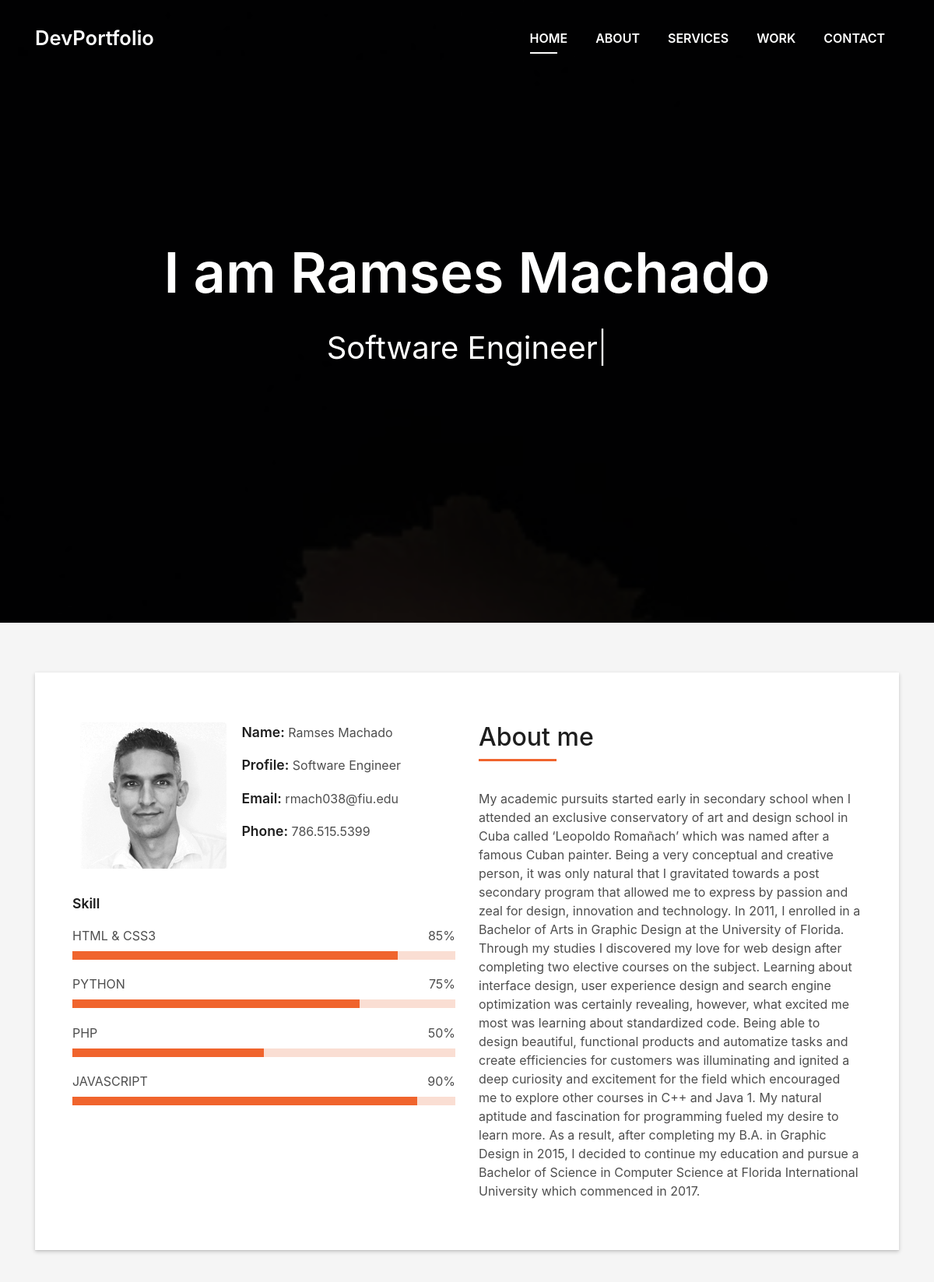
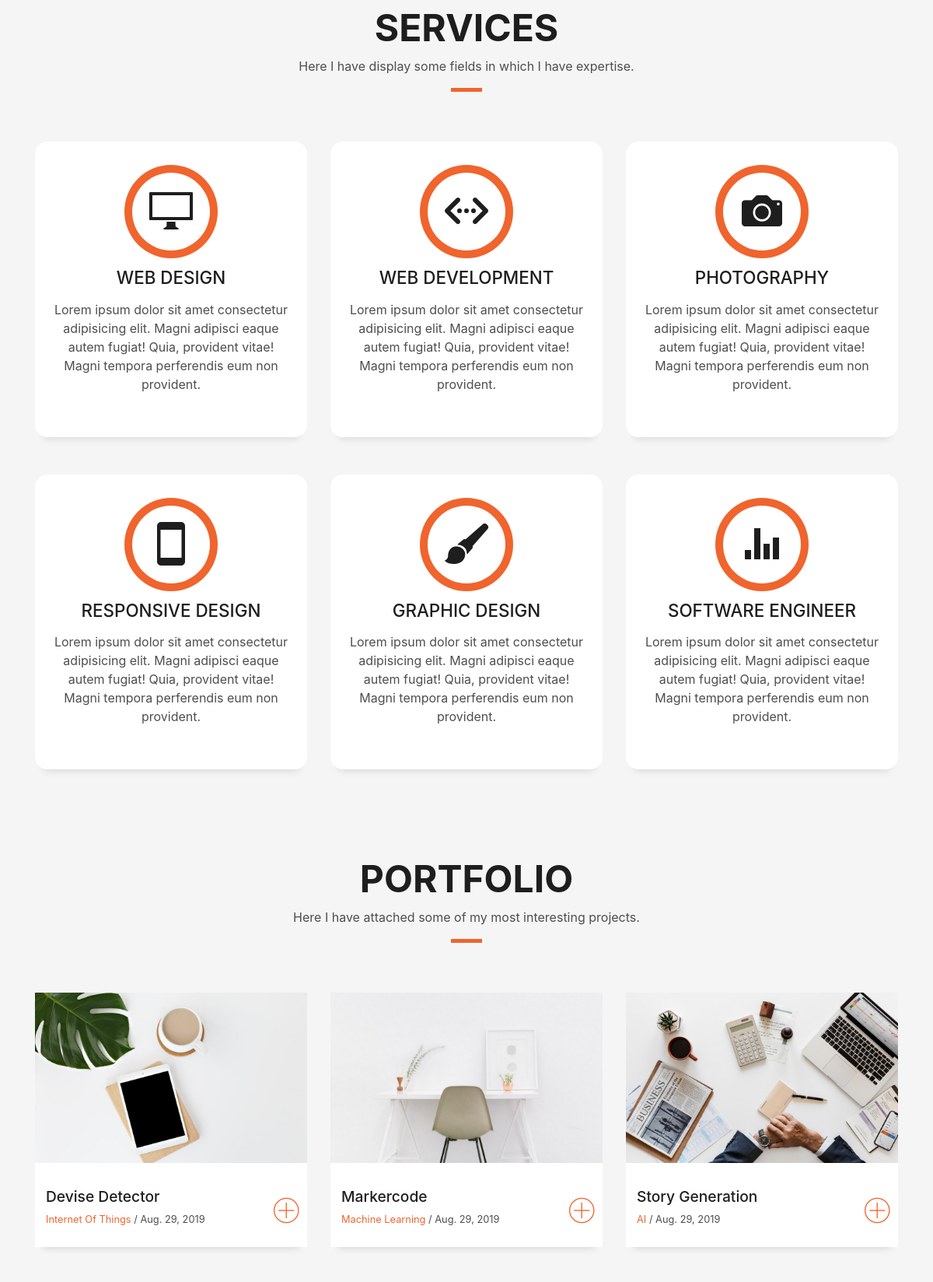
The page / (upper part) on the database its author committed (2 pictures, top to bottom).
### folio_app/models.py (models this page shows, shortened)
class User(AbstractUser):
    phone_number = models.CharField(max_length=20, default='+0123456789')
    email = models.EmailField(max_length=70, unique=True)
    user_description = models.TextField(max_length=9000)
    user_image = models.ImageField(upload_to='profile_picture/', default='profile_picture/no_image.jpg')
    profile = models.CharField(max_length=20)
    created_at = models.DateTimeField(auto_now_add=True)
    updated_at = models.DateTimeField(auto_now=True)
    class Meta:
        verbose_name_plural = 'User'

class Portfolio(models.Model):
    text = models.CharField(max_length=20)
    image = models.ImageField(upload_to='portfolio_picture/', default='portfolio_picture/no_image.jpg')
    category = models.CharField(max_length=20)
    date = models.DateField()
    created_at = models.DateTimeField(auto_now_add=True)
    updated_at = models.DateTimeField(auto_now=True)
    class Meta:
        verbose_name_plural = 'Portfolio'

### folio_app/views.py (the view, shortened to what this page needs)
# urls.py: path('', views.index, name='index'),
def index(request):
    user = User.objects.all()
    portfolios = Portfolio.objects.all()
    contact = Contact.objects.all()
    context = {'user': user[0], 'portfolios': portfolios, 'contact':contact[0],}
    return render(request, 'index.html', context)

### templates/index.html (shortened to what this page needs)
{% load static %}
<!DOCTYPE html>
<html lang="en">
<head>
  <link href="{% static 'lib/bootstrap/css/bootstrap.min.css' %}" rel="stylesheet">
  <link href="{% static 'lib/font-awesome/css/font-awesome.min.css' %}" rel="stylesheet">
  <link href="{% static 'lib/animate/animate.min.css' %}" rel="stylesheet">
  <link href="{% static 'lib/ionicons/css/ionicons.min.css' %}" rel="stylesheet">
  <link href="{% static 'lib/owlcarousel/assets/owl.carousel.min.css' %}" rel="stylesheet">
  <link href="{% static 'lib/lightbox/css/lightbox.min.css' %}" rel="stylesheet">
  <link href="{% static 'css/style-orange.css' %}" rel="stylesheet">
</head>
<body id="page-top">
  <nav class="navbar navbar-b navbar-trans navbar-expand-md fixed-top" id="mainNav">
    <div class="container">
      <a class="navbar-brand js-scroll" href="#page-top">DevPortfolio</a>
      <div class="navbar-collapse collapse justify-content-end" id="navbarDefault">
        <ul class="navbar-nav">
          <li class="nav-item">
            <a class="nav-link js-scroll active" href="#home">Home</a>
          </li>
          <li class="nav-item">
            <a class="nav-link js-scroll" href="#about">About</a>
          </li>
          <li class="nav-item">
            <a class="nav-link js-scroll" href="#service">Services</a>
          </li>
          <li class="nav-item">
            <a class="nav-link js-scroll" href="#work">Work</a>
          </li>
          <li class="nav-item">
            <a class="nav-link js-scroll" href="#contact">Contact</a>
          </li>
        </ul>
      </div>
    </div>
  </nav>
  <div id="home" class="intro route bg-image" style="background-image: url({% static 'img/intro-bg.jpg' %})">
    <div class="overlay-itro"></div>
    <div class="intro-content display-table">
      <div class="table-cell">
        <div class="container">
          <h1 class="intro-title mb-4">I am Ramses Machado</h1>
          <p class="intro-subtitle"><span class="text-slider-items">Software Engineer,Web Developer,Web Designer,Frontend Developer,Graphic Designer</span><strong class="text-slider"></strong></p>
        </div>
      </div>
    </div>
  </div>
  <section id="about" class="about-mf sect-pt4 route">
    <div class="container">
      <div class="row">
        <div class="col-sm-12">
          <div class="box-shadow-full">
            <div class="row">
              <div class="col-md-6">
                <div class="row">
                  <div class="col-sm-6 col-md-5">
                    <div class="about-img">
                      <img src="{% static 'img/headshot.jpg' %}" class="img-fluid rounded b-shadow-a" alt="">
                    </div>
                  </div>
                  <div class="col-sm-6 col-md-7">
                    <div class="about-info">
                      <p><span class="title-s">Name: </span> <span>{{user.first_name}} {{user.last_name}}</span></p>
                      <p><span class="title-s">Profile: </span> <span>{{user.profile}}</span></p>
                      <p><span class="title-s">Email: </span> <span>{{user.email}}</span></p>
                      <p><span class="title-s">Phone: </span> <span>{{user.phone_number}}</span></p>
                    </div>
                  </div>
                </div>
                <div class="skill-mf">
                  <p class="title-s">Skill</p>
                  <span>HTML & CSS3</span> <span class="pull-right">85%</span>
                  <div class="progress">
                    <div class="progress-bar" role="progressbar" style="width: 85%;" aria-valuenow="85" aria-valuemin="0"
                      aria-valuemax="100"></div>
                  </div>
                  <span>PYTHON</span> <span class="pull-right">75%</span>
                  <div class="progress">
                    <div class="progress-bar" role="progressbar" style="width: 75%" aria-valuenow="75" aria-valuemin="0"
                      aria-valuemax="100"></div>
                  </div>
                  <span>PHP</span> <span class="pull-right">50%</span>
                  <div class="progress">
                    <div class="progress-bar" role="progressbar" style="width: 50%" aria-valuenow="50" aria-valuemin="0"
                      aria-valuemax="100"></div>
                  </div>
                  <span>JAVASCRIPT</span> <span class="pull-right">90%</span>
                  <div class="progress">
                    <div class="progress-bar" role="progressbar" style="width: 90%" aria-valuenow="90" aria-valuemin="0"
                      aria-valuemax="100"></div>
                  </div>
                </div>
              </div>
              <div class="col-md-6">
                <div class="about-me pt-4 pt-md-0">
                  <div class="title-box-2">
                    <h5 class="title-left">
                      About me
                    </h5>
                  </div>
                  {{user.user_description}}
                </div>
              </div>
            </div>
          </div>
        </div>
      </div>
    </div>
  </section>
  <section id="service" class="services-mf route">
    <div class="container">
      <div class="row">
        <div class="col-sm-12">
          <div class="title-box text-center">
            <h3 class="title-a">
              Services
            </h3>
            <p class="subtitle-a">
              Here I have display some fields in which I have expertise.
            </p>
            <div class="line-mf"></div>
          </div>
        </div>
      </div>
      <div class="row">
        <div class="col-md-4">
          <div class="service-box">
            <div class="service-ico">
              <span class="ico-circle"><i class="ion-monitor"></i></span>
            </div>
            <div class="service-content">
              <h2 class="s-title">Web Design</h2>
              <p class="s-description text-center">
                Lorem ipsum dolor sit amet consectetur adipisicing elit. Magni adipisci eaque autem fugiat! Quia,
                provident vitae! Magni
                tempora perferendis eum non provident.
              </p>
            </div>
          </div>
        </div>
        <div class="col-md-4">
          <div class="service-box">
            <div class="service-ico">
              <span class="ico-circle"><i class="ion-code-working"></i></span>
            </div>
            <div class="service-content">
              <h2 class="s-title">Web Development</h2>
              <p class="s-description text-center">
                Lorem ipsum dolor sit amet consectetur adipisicing elit. Magni adipisci eaque autem fugiat! Quia,
                provident vitae! Magni
                tempora perferendis eum non provident.
              </p>
            </div>
          </div>
        </div>
        <div class="col-md-4">
          <div class="service-box">
            <div class="service-ico">
              <span class="ico-circle"><i class="ion-camera"></i></span>
            </div>
            <div class="service-content">
              <h2 class="s-title">Photography</h2>
              <p class="s-description text-center">
                Lorem ipsum dolor sit amet consectetur adipisicing elit. Magni adipisci eaque autem fugiat! Quia,
                provident vitae! Magni
                tempora perferendis eum non provident.
              </p>
            </div>
          </div>
        </div>
        <div class="col-md-4">
          <div class="service-box">
            <div class="service-ico">
              <span class="ico-circle"><i class="ion-android-phone-portrait"></i></span>
            </div>
            <div class="service-content">
              <h2 class="s-title">Responsive Design</h2>
              <p class="s-description text-center">
                Lorem ipsum dolor sit amet consectetur adipisicing elit. Magni adipisci eaque autem fugiat! Quia,
                provident vitae! Magni
                tempora perferendis eum non provident.
              </p>
            </div>
          </div>
        </div>
        <div class="col-md-4">
          <div class="service-box">
            <div class="service-ico">
              <span class="ico-circle"><i class="ion-paintbrush"></i></span>
            </div>
            <div class="service-content">
              <h2 class="s-title">Graphic Design</h2>
              <p class="s-description text-center">
                Lorem ipsum dolor sit amet consectetur adipisicing elit. Magni adipisci eaque autem fugiat! Quia,
                provident vitae! Magni
                tempora perferendis eum non provident.
              </p>
            </div>
          </div>
        </div>
        <div class="col-md-4">
          <div class="service-box">
            <div class="service-ico">
              <span class="ico-circle"><i class="ion-stats-bars"></i></span>
            </div>
            <div class="service-content">
              <h2 class="s-title">Software Engineer</h2>
              <p class="s-description text-center">
                Lorem ipsum dolor sit amet consectetur adipisicing elit. Magni adipisci eaque autem fugiat! Quia,
                provident vitae! Magni
                tempora perferendis eum non provident.
              </p>
            </div>
          </div>
        </div>
      </div>
    </div>
  </section>
  <section id="work" class="portfolio-mf sect-pt4 route">
    <div class="container">
      <div class="row">
        <div class="col-sm-12">
          <div class="title-box text-center">
            <h3 class="title-a">
              Portfolio
            </h3>
            <p class="subtitle-a">
              Here I have attached some of my most interesting projects.
            </p>
            <div class="line-mf"></div>
          </div>
        </div>
      </div>
      <div class="row">
        {% for portfolio in portfolios %}
        <div class="col-md-4">
          <div class="work-box">
            <a href="{{ portfolio.image.url }}" data-lightbox="gallery-mf">
              <div class="work-img">
                <img src="{{ portfolio.image.url }}" alt="" class="img-fluid">
              </div>
              <div class="work-content">
                <div class="row">
                  <div class="col-sm-8">
                    <h2 class="w-title">{{portfolio.text}}</h2>
                    <div class="w-more">
                      <span class="w-ctegory">{{portfolio.category}}</span> / <span class="w-date">{{portfolio.date}}</span>
                    </div>
                  </div>
                  <div class="col-sm-4">
                    <div class="w-like">
                      <span class="ion-ios-plus-outline"></span>
                    </div>
                  </div>
                </div>
              </div>
            </a>
          </div>
        </div>
        {% endfor %}
      </div>
    </div>
  </section>
</body>
</html>

### rows shown on the page
User: first_name "Ramses", last_name "Machado", profile "Software Engineer", email "rmach038@fiu.edu", phone_number "786.515.5399", user_description "My academic pursuits started early in secondary school when I attended an exclusive conservatory of art and design school in Cuba called ‘Leopoldo Romañach’ which was named after a famous Cuban painter. Being a very conceptual and creative person, it was only natural that I gravitated towards a post secondary program that allowed me to express by passion and zeal for design, innovation and technology. In 2011, I enrolled in a Bachelor of Arts in Graphic Design at the University of Florida. Through my studies I discovered my love for web design after completing two elective courses on the subject. Learning about interface design, user experience design and search engine optimization was…"
Portfolio: image (picture), text "Devise Detector", category "Internet Of Things", date "Aug. 29, 2019"
Portfolio: image (picture), text "Markercode", category "Machine Learning", date "Aug. 29, 2019"
Portfolio: image (picture), text "Story Generation", category "AI", date "Aug. 29, 2019"
